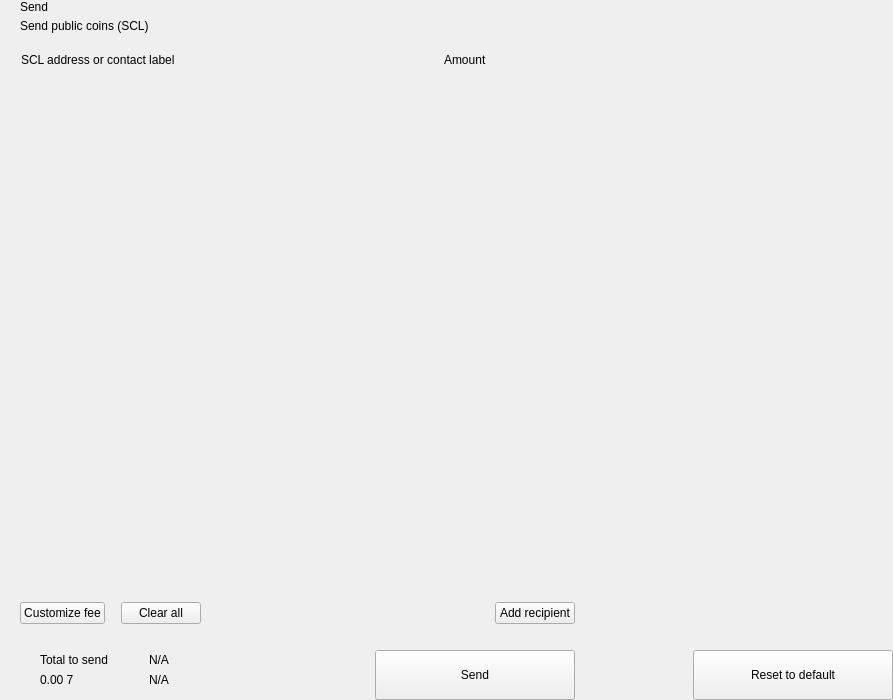
<?xml version="1.0" encoding="UTF-8"?>
<ui version="4.0">
 <class>send</class>
 <widget class="QWidget" name="send">
  <property name="geometry">
   <rect>
    <x>0</x>
    <y>0</y>
    <width>893</width>
    <height>700</height>
   </rect>
  </property>
  <property name="windowTitle">
   <string>Form</string>
  </property>
  <layout class="QHBoxLayout" name="horizontalLayout_2" stretch="2,1">
   <property name="spacing">
    <number>0</number>
   </property>
   <property name="leftMargin">
    <number>0</number>
   </property>
   <property name="topMargin">
    <number>0</number>
   </property>
   <property name="rightMargin">
    <number>0</number>
   </property>
   <property name="bottomMargin">
    <number>0</number>
   </property>
   <item>
    <widget class="QWidget" name="left" native="true">
     <layout class="QVBoxLayout" name="verticalLayout_3">
      <property name="spacing">
       <number>0</number>
      </property>
      <property name="leftMargin">
       <number>0</number>
      </property>
      <property name="topMargin">
       <number>0</number>
      </property>
      <property name="rightMargin">
       <number>0</number>
      </property>
      <property name="bottomMargin">
       <number>0</number>
      </property>
      <item>
       <layout class="QVBoxLayout" name="verticalLayout_22" stretch="0,0,0,1,0,0,0,0">
        <property name="spacing">
         <number>0</number>
        </property>
        <item>
         <layout class="QHBoxLayout" name="horizontalLayout_3">
          <property name="spacing">
           <number>0</number>
          </property>
          <property name="leftMargin">
           <number>20</number>
          </property>
          <property name="rightMargin">
           <number>20</number>
          </property>
          <item>
           <layout class="QVBoxLayout" name="verticalLayout">
            <property name="spacing">
             <number>5</number>
            </property>
            <item>
             <widget class="QLabel" name="labelTitle">
              <property name="text">
               <string>Send</string>
              </property>
              <property name="alignment">
               <set>Qt::AlignLeading|Qt::AlignLeft|Qt::AlignVCenter</set>
              </property>
             </widget>
            </item>
            <item>
             <widget class="QLabel" name="labelSubtitle1">
              <property name="text">
               <string>Send public coins (SCL)</string>
              </property>
             </widget>
            </item>
           </layout>
          </item>
          <item>
           <spacer name="horizontalSpacer">
            <property name="orientation">
             <enum>Qt::Horizontal</enum>
            </property>
            <property name="sizeHint" stdset="0">
             <size>
              <width>40</width>
              <height>20</height>
             </size>
            </property>
           </spacer>
          </item>
         </layout>
        </item>
        <item>
         <spacer name="verticalSpacer_2">
          <property name="orientation">
           <enum>Qt::Vertical</enum>
          </property>
          <property name="sizeType">
           <enum>QSizePolicy::Fixed</enum>
          </property>
          <property name="sizeHint" stdset="0">
           <size>
            <width>20</width>
            <height>20</height>
           </size>
          </property>
         </spacer>
        </item>
        <item>
         <layout class="QHBoxLayout" name="horizontalLayout" stretch="6,0,2">
          <property name="spacing">
           <number>0</number>
          </property>
          <property name="leftMargin">
           <number>10</number>
          </property>
          <property name="topMargin">
           <number>0</number>
          </property>
          <property name="rightMargin">
           <number>20</number>
          </property>
          <property name="bottomMargin">
           <number>0</number>
          </property>
          <item>
           <widget class="QLabel" name="labelSubtitleAddress">
            <property name="styleSheet">
             <string notr="true">margin-left:8px;</string>
            </property>
            <property name="text">
             <string>SCL address or contact label</string>
            </property>
           </widget>
          </item>
          <item>
           <spacer name="horizontalSpacer_3">
            <property name="orientation">
             <enum>Qt::Horizontal</enum>
            </property>
            <property name="sizeType">
             <enum>QSizePolicy::Fixed</enum>
            </property>
            <property name="sizeHint" stdset="0">
             <size>
              <width>40</width>
              <height>1</height>
             </size>
            </property>
           </spacer>
          </item>
          <item>
           <widget class="QLabel" name="labelSubtitleAmount">
            <property name="text">
             <string>Amount</string>
            </property>
           </widget>
          </item>
         </layout>
        </item>
        <item>
         <widget class="QScrollArea" name="scrollArea">
          <property name="minimumSize">
           <size>
            <width>0</width>
            <height>350</height>
           </size>
          </property>
          <property name="styleSheet">
           <string notr="true">#scrollArea {
            background:transparent;
            margin-top:10px;
}</string>
          </property>
          <property name="horizontalScrollBarPolicy">
           <enum>Qt::ScrollBarAlwaysOff</enum>
          </property>
          <property name="sizeAdjustPolicy">
           <enum>QAbstractScrollArea::AdjustIgnored</enum>
          </property>
          <property name="widgetResizable">
           <bool>true</bool>
          </property>
          <property name="alignment">
           <set>Qt::AlignLeading|Qt::AlignLeft|Qt::AlignTop</set>
          </property>
          <widget class="QWidget" name="scrollAreaWidgetContents">
           <property name="geometry">
            <rect>
             <x>0</x>
             <y>0</y>
             <width>591</width>
             <height>16</height>
            </rect>
           </property>
           <property name="sizePolicy">
            <sizepolicy hsizetype="Preferred" vsizetype="Maximum">
             <horstretch>0</horstretch>
             <verstretch>0</verstretch>
            </sizepolicy>
           </property>
           <property name="autoFillBackground">
            <bool>false</bool>
           </property>
           <property name="styleSheet">
            <string notr="true">#scrollAreaWidgetContents {
             background:transparent;
             }</string>
           </property>
           <layout class="QVBoxLayout" name="verticalLayout_7">
            <property name="spacing">
             <number>0</number>
            </property>
            <property name="sizeConstraint">
             <enum>QLayout::SetDefaultConstraint</enum>
            </property>
            <property name="leftMargin">
             <number>0</number>
            </property>
            <property name="topMargin">
             <number>0</number>
            </property>
            <property name="rightMargin">
             <number>0</number>
            </property>
            <property name="bottomMargin">
             <number>0</number>
            </property>
           </layout>
          </widget>
         </widget>
        </item>
        <item>
         <spacer name="verticalSpacer_4">
          <property name="orientation">
           <enum>Qt::Vertical</enum>
          </property>
          <property name="sizeType">
           <enum>QSizePolicy::Fixed</enum>
          </property>
          <property name="sizeHint" stdset="0">
           <size>
            <width>20</width>
            <height>20</height>
           </size>
          </property>
         </spacer>
        </item>
        <item>
         <layout class="QHBoxLayout" name="horizontalLayout_20">
          <property name="spacing">
           <number>6</number>
          </property>
          <property name="leftMargin">
           <number>20</number>
          </property>
          <property name="rightMargin">
           <number>20</number>
          </property>
          <item>
           <widget class="QPushButton" name="pushButtonFee">
            <property name="focusPolicy">
             <enum>Qt::NoFocus</enum>
            </property>
            <property name="text">
             <string>Customize fee</string>
            </property>
           </widget>
          </item>
          <item>
           <spacer name="horizontalSpacer_11">
            <property name="orientation">
             <enum>Qt::Horizontal</enum>
            </property>
            <property name="sizeType">
             <enum>QSizePolicy::Minimum</enum>
            </property>
            <property name="sizeHint" stdset="0">
             <size>
              <width>10</width>
              <height>20</height>
             </size>
            </property>
           </spacer>
          </item>
          <item>
           <widget class="QPushButton" name="pushButtonClear">
            <property name="focusPolicy">
             <enum>Qt::NoFocus</enum>
            </property>
            <property name="layoutDirection">
             <enum>Qt::RightToLeft</enum>
            </property>
            <property name="text">
             <string>Clear all</string>
            </property>
           </widget>
          </item>
          <item>
           <spacer name="horizontalSpacer_2">
            <property name="orientation">
             <enum>Qt::Horizontal</enum>
            </property>
            <property name="sizeHint" stdset="0">
             <size>
              <width>40</width>
              <height>20</height>
             </size>
            </property>
           </spacer>
          </item>
          <item>
           <widget class="QPushButton" name="pushButtonAddRecipient">
            <property name="focusPolicy">
             <enum>Qt::NoFocus</enum>
            </property>
            <property name="text">
             <string>Add recipient</string>
            </property>
           </widget>
          </item>
         </layout>
        </item>
        <item>
         <spacer name="verticalSpacer">
          <property name="orientation">
           <enum>Qt::Vertical</enum>
          </property>
          <property name="sizeType">
           <enum>QSizePolicy::Fixed</enum>
          </property>
          <property name="sizeHint" stdset="0">
           <size>
            <width>20</width>
            <height>16</height>
           </size>
          </property>
         </spacer>
        </item>
        <item>
         <layout class="QHBoxLayout" name="horizontalLayout_7">
          <property name="rightMargin">
           <number>20</number>
          </property>
          <item>
           <layout class="QHBoxLayout" name="horizontalLayout_10">
            <property name="spacing">
             <number>0</number>
            </property>
            <property name="leftMargin">
             <number>8</number>
            </property>
            <item>
             <widget class="QStackedWidget" name="stackedWidget">
              <property name="minimumSize">
               <size>
                <width>0</width>
                <height>60</height>
               </size>
              </property>
              <property name="maximumSize">
               <size>
                <width>16777215</width>
                <height>60</height>
               </size>
              </property>
              <widget class="QWidget" name="page1">
               <layout class="QVBoxLayout" name="verticalLayout_71" stretch="0">
                <property name="spacing">
                 <number>6</number>
                </property>
                <property name="leftMargin">
                 <number>12</number>
                </property>
                <property name="topMargin">
                 <number>0</number>
                </property>
                <property name="rightMargin">
                 <number>0</number>
                </property>
                <property name="bottomMargin">
                 <number>0</number>
                </property>
                <item>
                 <widget class="QWidget" name="coinWidget" native="true">
                  <property name="minimumSize">
                   <size>
                    <width>0</width>
                    <height>60</height>
                   </size>
                  </property>
                  <property name="maximumSize">
                   <size>
                    <width>16777215</width>
                    <height>60</height>
                   </size>
                  </property>
                  <layout class="QHBoxLayout" name="horizontalLayout_9">
                   <property name="spacing">
                    <number>0</number>
                   </property>
                   <property name="leftMargin">
                    <number>20</number>
                   </property>
                   <property name="topMargin">
                    <number>10</number>
                   </property>
                   <property name="rightMargin">
                    <number>20</number>
                   </property>
                   <property name="bottomMargin">
                    <number>10</number>
                   </property>
                   <item>
                    <layout class="QVBoxLayout" name="verticalSend">
                     <property name="spacing">
                      <number>0</number>
                     </property>
                     <item>
                      <widget class="QLabel" name="labelTitleTotalSend">
                       <property name="text">
                        <string>Total to send</string>
                       </property>
                      </widget>
                     </item>
                     <item>
                      <widget class="QLabel" name="labelAmountSend">
                       <property name="text">
                        <string notr="true">0.00 7</string>
                       </property>
                      </widget>
                     </item>
                    </layout>
                   </item>
                   <item>
                    <spacer name="horizontalSpacer_9">
                     <property name="orientation">
                      <enum>Qt::Horizontal</enum>
                     </property>
                     <property name="sizeType">
                      <enum>QSizePolicy::Fixed</enum>
                     </property>
                     <property name="sizeHint" stdset="0">
                      <size>
                       <width>20</width>
                       <height>20</height>
                      </size>
                     </property>
                    </spacer>
                   </item>
                   <item>
                    <widget class="QLabel" name="labelLine">
                     <property name="minimumSize">
                      <size>
                       <width>1</width>
                       <height>0</height>
                      </size>
                     </property>
                     <property name="maximumSize">
                      <size>
                       <width>1</width>
                       <height>16777215</height>
                      </size>
                     </property>
                     <property name="text">
                      <string/>
                     </property>
                    </widget>
                   </item>
                   <item>
                    <spacer name="horizontalSpacer_10">
                     <property name="orientation">
                      <enum>Qt::Horizontal</enum>
                     </property>
                     <property name="sizeType">
                      <enum>QSizePolicy::Fixed</enum>
                     </property>
                     <property name="sizeHint" stdset="0">
                      <size>
                       <width>20</width>
                       <height>20</height>
                      </size>
                     </property>
                    </spacer>
                   </item>
                   <item>
                    <layout class="QVBoxLayout" name="verticalRemaining">
                     <property name="spacing">
                      <number>0</number>
                     </property>
                     <item>
                      <widget class="QLabel" name="labelTitleTotalRemaining">
                       <property name="text">
                        <string notr="true">N/A</string>
                       </property>
                      </widget>
                     </item>
                     <item>
                      <widget class="QLabel" name="labelAmountRemaining">
                       <property name="text">
                        <string notr="true">N/A</string>
                       </property>
                      </widget>
                     </item>
                    </layout>
                   </item>
                  </layout>
                 </widget>
                </item>
               </layout>
              </widget>
              <widget class="QWidget" name="page_2"/>
             </widget>
            </item>
           </layout>
          </item>
          <item>
           <spacer name="horizontalSpacer_5">
            <property name="orientation">
             <enum>Qt::Horizontal</enum>
            </property>
            <property name="sizeType">
             <enum>QSizePolicy::Expanding</enum>
            </property>
            <property name="sizeHint" stdset="0">
             <size>
              <width>40</width>
              <height>20</height>
             </size>
            </property>
           </spacer>
          </item>
          <item alignment="Qt::AlignBottom">
           <widget class="QPushButton" name="pushButtonSave">
            <property name="minimumSize">
             <size>
              <width>200</width>
              <height>50</height>
             </size>
            </property>
            <property name="maximumSize">
             <size>
              <width>200</width>
              <height>50</height>
             </size>
            </property>
            <property name="focusPolicy">
             <enum>Qt::NoFocus</enum>
            </property>
            <property name="text">
             <string>Send</string>
            </property>
           </widget>
          </item>
         </layout>
        </item>
       </layout>
      </item>
     </layout>
    </widget>
   </item>
   <item>
    <widget class="QWidget" name="right" native="true">
     <layout class="QVBoxLayout" name="verticalLayout_5">
      <property name="leftMargin">
       <number>0</number>
      </property>
      <property name="topMargin">
       <number>0</number>
      </property>
      <property name="rightMargin">
       <number>0</number>
      </property>
      <property name="bottomMargin">
       <number>0</number>
      </property>
      <item>
       <layout class="QVBoxLayout" name="verticalLayout_4">
        <property name="spacing">
         <number>6</number>
        </property>
        <item>
         <widget class="OptionButton" name="btnCoinControl" native="true">
          <property name="minimumSize">
           <size>
            <width>0</width>
            <height>50</height>
           </size>
          </property>
         </widget>
        </item>
        <item>
         <widget class="OptionButton" name="btnChangeAddress" native="true">
          <property name="minimumSize">
           <size>
            <width>0</width>
            <height>50</height>
           </size>
          </property>
         </widget>
        </item>
        <item>
         <widget class="OptionButton" name="btnUri" native="true">
          <property name="minimumSize">
           <size>
            <width>0</width>
            <height>50</height>
           </size>
          </property>
         </widget>
        </item>
        <item>
         <spacer name="verticalSpacer_5">
          <property name="orientation">
           <enum>Qt::Vertical</enum>
          </property>
          <property name="sizeHint" stdset="0">
           <size>
            <width>20</width>
            <height>40</height>
           </size>
          </property>
         </spacer>
        </item>
        <item>
         <layout class="QHBoxLayout" name="horizontalLayout_8">
          <item>
           <spacer name="horizontalSpacer_7">
            <property name="orientation">
             <enum>Qt::Horizontal</enum>
            </property>
            <property name="sizeHint" stdset="0">
             <size>
              <width>40</width>
              <height>20</height>
             </size>
            </property>
           </spacer>
          </item>
          <item>
           <widget class="QPushButton" name="pushButtonReset">
            <property name="minimumSize">
             <size>
              <width>200</width>
              <height>50</height>
             </size>
            </property>
            <property name="maximumSize">
             <size>
              <width>200</width>
              <height>50</height>
             </size>
            </property>
            <property name="focusPolicy">
             <enum>Qt::NoFocus</enum>
            </property>
            <property name="text">
             <string>Reset to default</string>
            </property>
           </widget>
          </item>
         </layout>
        </item>
       </layout>
      </item>
     </layout>
    </widget>
   </item>
  </layout>
 </widget>
 <customwidgets>
  <customwidget>
   <class>OptionButton</class>
   <extends>QWidget</extends>
   <header>qt/pivx/optionbutton.h</header>
   <container>1</container>
  </customwidget>
 </customwidgets>
 <resources/>
 <connections/>
</ui>
